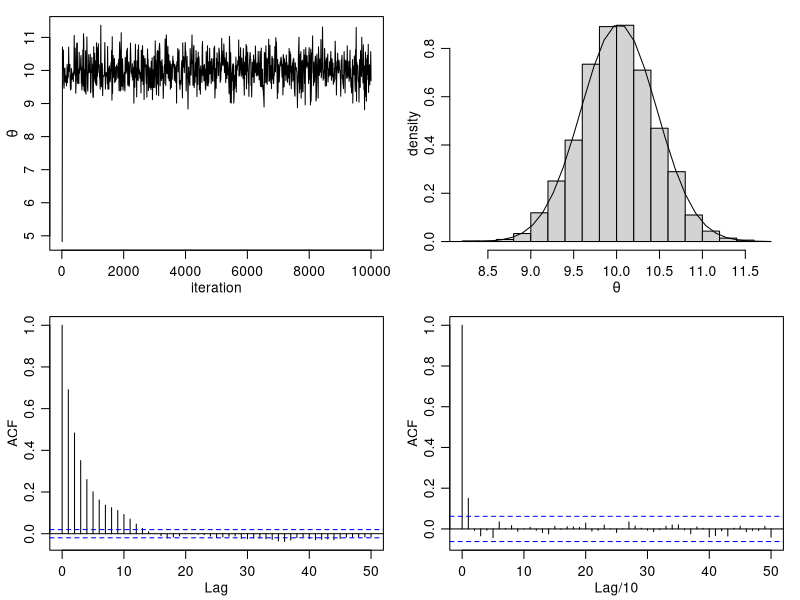
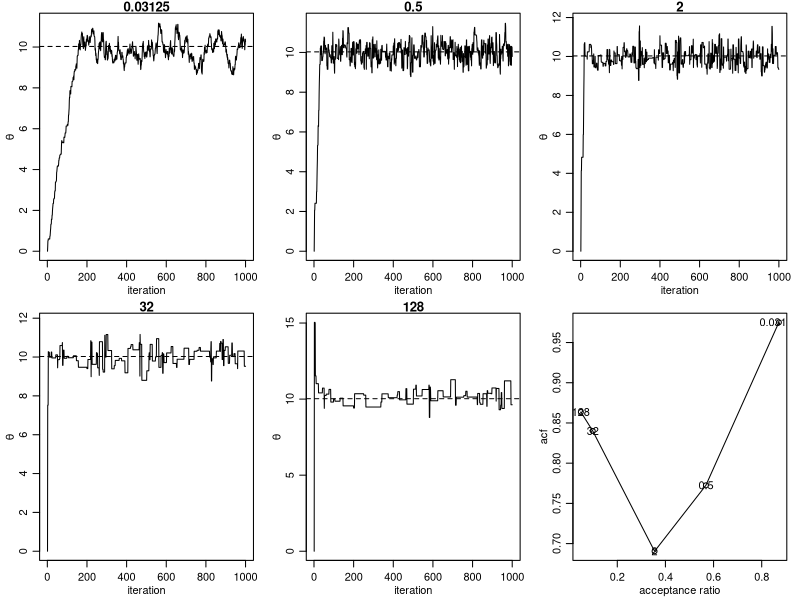

R code for these plots, in order:
## ---- chunk 1
knitr::opts_chunk$set(comment = NA, prompt = TRUE)
## ---- chunk 2
# Fig 10.3 Results from the Metropolis algorithm for the normal model
# http://www2.stat.duke.edu/~pdh10/FCBS/Replication/chapter10.R

s2 <- 1 
t2 <- 10 ; mu <- 5

set.seed(1)
n <- 5
# y <- round(rnorm(n,10,1),2)
y <- c(9.37, 10.18, 9.16, 11.60, 10.33)

mu_n <- ( mean(y)*n/s2 + mu/t2 ) / ( n/s2 + 1/t2 ) 
t2_n <- 1 / (n/s2+1/t2)

delta <-2 ; nsamp <- 10000 

# initialization 
theta <- 0 ;  vtehta <- numeric(nsamp)

for(s in 1:nsamp) {

  theta_star <- rnorm(1, theta, sqrt(delta))

  log.r <- ( sum( dnorm(y, theta_star, sqrt(s2), log = TRUE) ) + 
               dnorm(theta_star, mu, sqrt(t2), log = TRUE) )  -
            ( sum( dnorm(y, theta, sqrt(s2), log = TRUE) ) +
                dnorm(theta, mu, sqrt(t2), log = TRUE) ) 

  if (log(runif(1)) < log.r) { theta <- theta_star }

  vtehta[s] <- theta

}

par(mfrow = c(2,2), mar = c(3,3,1,1), mgp = c(1.75,.75,0))

by10 <- seq(10, nsamp, by = 10)
plot( by10, vtehta[by10], type = "l", xlab = "iteration", ylab = expression(theta) )

hist( vtehta[-(1:50)], prob = TRUE, main = "", xlab = expression(theta), ylab = "density" )
th <- seq(min(vtehta), max(vtehta), length = 100)
lines( th, dnorm(th, mu_n, sqrt(t2_n)) )

acf(vtehta, lag.max = 50)
thin<-c(1,(1:1000)*(nsamp/1000))
acf(vtehta[thin], lag.max = 50, xlab="Lag/10")

library(coda)
effectiveSize(vtehta)
## ---- chunk 3
par(mfrow=c(2,3))
vacr <- vacf <- numeric(5)
nsamp <- 10000

vdelta2 <- 2^c(-5,-1,1,5,7)

for( k in 1:5 ) {
  
  set.seed(1)
  delta2 <- vdelta2[k]
  vtheta <- numeric(nsamp)
  theta <- 0
  cnt_ac <- 0

  for(s in 1:nsamp) {
  
    theta_star <- rnorm(1, theta, sqrt(delta2))
    log.r <- sum( dnorm(y, theta_star, sqrt(s2), log = TRUE) -
                  dnorm(y, theta, sqrt(s2), log = TRUE) ) + 
              dnorm(theta_star, mu, sqrt(t2), log = TRUE) -
                dnorm(theta, mu, sqrt(t2), log = TRUE) 
  
    if ( log(runif(1)) < log.r )  { theta <- theta_star ; cnt_ac <- cnt_ac + 1 }
    vtehta[s] <- theta
  
  }
  
  plot( vtehta[1:1000], type = "l", xlab = "iteration", ylab = expression(theta), 
        ylim = range(vtehta), main = delta2 ) 
  abline(h = mu_n, lty = 2)

  vacr[k] <- cnt_ac/nsamp
  vacf[k] <- acf(vtehta, plot=FALSE)$acf[2]
}

# acceptance ratio vs acf
plot(vacr, vacf, xlab ="acceptance ratio", ylab = "acf") 
lines(vacr, vacf)

for (k in 1:5) {
  text(vacr[k], vacf[k], vdelta2[k])
}


